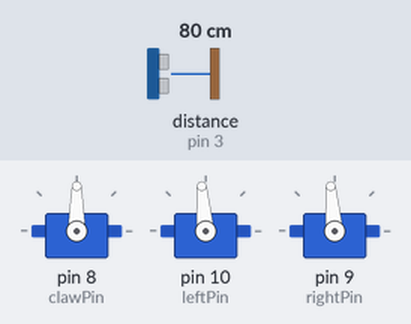
The sketch below on a simulated Arduino Uno, built with avr-gcc and run on an emulated ATmega328P. On the bench: 3 × servo. Wiring (inferred from the names in the program): ultrasonic range finder: trigger pin 2; echo pin 3. The test bench sets the inputs (shaded band); at power-on: distance to the obstacle (sensor on pin 3) 80 cm. The echo pulse lasts 58.3 µs per cm; what the sketch prints to the serial monitor is not drawn.

Above: at 1.1 s.
At 18.7 s:
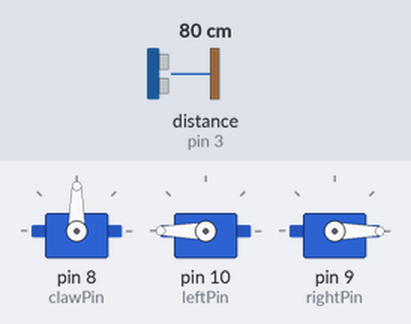
Timing chart, 0 to 37.2 s (numbered marks = the images above):
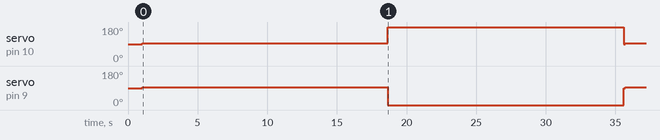

Measured:
- by itself, servo on pin 10 (leftPin): 90° → 95° at 1.0 s, → 180° 17.6 s later, → 90° 17.0 s later, → 95° 0.09 s later
- by itself, servo on pin 9 (rightPin): 90° → 95° at 1.0 s, → 0° 17.6 s later, → 90° 17.0 s later, → 95° 0.09 s later

The sketch:

roverbot_autonomous.ino
```cpp
#include <Servo.h>
Servo leftMotor, rightMotor, clawMotor;


#define trigPin 2
#define echoPin 3
#define leftPin 10
#define rightPin 9
#define clawPin 8


int distance = -1;
int trackedObjectDistance = -1;
int lastRealDistance = -1;
double spiralLength = 2500;
boolean verifiedObjectSize = false;


const int LEFT = 1;
const int RIGHT = 0;
const int FORWARD = 5;
const int BACK = 25;
const int STOP = 42;

const int STOP_ON_DISCOVERY = 234230;
const int MOVE_TO_OBJECT = 23434;
const int STOP_ON_LOSS = 2233333;
const int JUST_GO = 9988;


const int GRASP_RANGE = 5;
const int GRASP_WIDTH = 7;
const int FULL_ROTATION_TIME = 5000;
const int TIME_PER_CM = 200;
const double RADIAN_OVERSHOOT = 15/360.0 * 2 * PI;

const int LOST_OBJECT = 883;
const int TIMEOUT = 430;
const int TOO_BIG = 98098;
const int SUCCESS = 56345;

void setup() {
  Serial.begin (9600);
  pinMode(trigPin, OUTPUT);
  pinMode(echoPin, INPUT);
  clawMotor.attach(clawPin);
  leftMotor.attach(leftPin);
  rightMotor.attach(rightPin);
  getDistanceCm();
  delay(1000);


}

void loop() {
  search();
}

void getDistanceCm() {
  double duration;
  digitalWrite(trigPin, LOW);
  delayMicroseconds(2);
  digitalWrite(trigPin, HIGH);
  delayMicroseconds(10);
  digitalWrite(trigPin, LOW);
  duration = pulseIn(echoPin, HIGH);
  distance = (int)((duration/2) / 29.1);
  if (distance >= 200 || distance <= 0){
    distance = -1;
  }
  else {
    lastRealDistance = distance;
  }


}

int go(int theDirection, int timeout, int mode) {
  long startTime = millis();
  boolean discovered = false;
  if (theDirection == FORWARD) {
    rightMotor.write(0);
    leftMotor.write(180);
  }
  else if (theDirection == BACK) {
    rightMotor.write(180);
    leftMotor.write(0);
  }
  else if (theDirection == RIGHT) {
    rightMotor.write(95);
    leftMotor.write(95);
  }
  else if (theDirection == LEFT) {
    rightMotor.write(85);
    leftMotor.write(85);
  }
  else if (theDirection == STOP) {
    rightMotor.write(90);
    leftMotor.write(90);
  }
  while (millis() - startTime < timeout) {
    int previousDistance = distance;
    getDistanceCm();
    Serial.print("distance: ");
    Serial.println(distance);
    if (mode == STOP_ON_DISCOVERY) {
      if (distance != -1) {
        if (trackedObjectDistance != -1) {
          if (distance - trackedObjectDistance > 5) {
            continue;
          }
        }
        Serial.println("found object");

        trackedObjectDistance = distance;
        Serial.println("confirmed object");
        spiralLength = 4000;
        pointTowardsObject();
        Serial.println("moving to object");
        int result = go(FORWARD, 999999, MOVE_TO_OBJECT);
        if (result == LOST_OBJECT) {
          Serial.println("lost object, trying to relocate");
          result = findObjectAgain();
          if (result == LOST_OBJECT || result == TOO_BIG) {
            return result;
          }
        }
        else if (result == SUCCESS) {
          pointTowardsObject();
          snapClaw();
          /*int size = checkObjectSize();
          if (size == TOO_BIG) {
            return TOO_BIG;
          }
          else {
            pointTowardsObject();
            return SUCCESS;
          }*/
          return SUCCESS;
        }


      }
    }


    else if (mode == MOVE_TO_OBJECT) {
      if (distance == -1 || distance - previousDistance > 5) {
        delay(100);
        getDistanceCm();
        if (distance == -1 || distance - previousDistance > 5) {
          return LOST_OBJECT;
        }
      }
      else if (distance > 0 && distance < GRASP_RANGE + 3) {
        return SUCCESS;
      }
    }

    else if (mode == STOP_ON_LOSS) {
      if (!discovered) {
        if (distance != -1) {
          discovered = true;
        }
      }
      else {
        if (distance < 0 || distance - previousDistance > 5) {
          return LOST_OBJECT;
        }

      }
    }


  }
  return TIMEOUT;

}


void search() {
  Serial.println("initializing search");
  findClosest();

  int result = go(STOP, 100, STOP_ON_DISCOVERY);
  if (result == TIMEOUT) {
    result = findObjectAgain();
    if (result == SUCCESS) {
      result = go(STOP, 100, STOP_ON_DISCOVERY);
    }
  }
  trackedObjectDistance = -1;
  verifiedObjectSize = false;
  go(RIGHT, FULL_ROTATION_TIME/3, JUST_GO);
  go(FORWARD, spiralLength, JUST_GO);
  //spiralLength += 1000;


}

int pointTowardsObject() {
  Serial.println("pointing towards object");
  int result;
  Serial.println("going right 1");
  result = go(RIGHT, 2*FULL_ROTATION_TIME, STOP_ON_LOSS);
  if (result == LOST_OBJECT) {
    int startTime = millis();
    Serial.println("going left 1");
    result = go(LEFT, 2*FULL_ROTATION_TIME, STOP_ON_LOSS);
    if (result == LOST_OBJECT) {
      int timeToSpanObject = millis() - startTime;
      //double radians = (double)timeToSpanObject/FULL_ROTATION_TIME * 2 * PI;
      //double width = lastRealDistance * sin(radians/2 - RADIAN_OVERSHOOT) * 2;
      //Serial.print("width: ");
      //Serial.println((int)width);

      Serial.println("going right again");
      go(RIGHT, timeToSpanObject/2, JUST_GO);

      go(STOP, 0, JUST_GO);
      return SUCCESS;
    }
  }
}

/*int checkObjectSize() {
  if (verifiedObjectSize) {
    return SUCCESS;
  }
  getDistanceCm();
  int objectDistance = distance;
  go(LEFT, FULL_ROTATION_TIME/4, JUST_GO);
  go(FORWARD, TIME_PER_CM * GRASP_WIDTH/2, JUST_GO);
  go(RIGHT, FULL_ROTATION_TIME/4, JUST_GO);
  go(STOP, 500, JUST_GO);
  getDistanceCm();

  if (distance != -1 && abs(distance - objectDistance) < 5) {
    return TOO_BIG;
  }
  go(RIGHT, 0, JUST_GO);
  while (true) {
    getDistanceCm();
    if (distance != -1 && abs(distance - objectDistance) < 5) {
      go(STOP, 0, JUST_GO);
      break;
    }
  }
  verifiedObjectSize = true;
  return SUCCESS;

}*/


void graspObject() {
  Serial.println("grasping");
  go(STOP, 5000, JUST_GO);
}

void findClosest() {
  go(RIGHT, 0, JUST_GO);
  int startTime = millis();
  int minDistanceTime = -1;
  int minDistance = 999999;
  while (millis() - startTime < 1.5 * FULL_ROTATION_TIME) {
    getDistanceCm();
    Serial.print("finding closest: ");
    Serial.println(distance);
    Serial.println(minDistance);
    if (distance != -1 && distance < minDistance) {
      minDistanceTime = millis();
      minDistance = distance;
    }
  }
  int endTime = millis();
  trackedObjectDistance = minDistance;
  go(RIGHT, 2*FULL_ROTATION_TIME, STOP_ON_DISCOVERY);

}

int findObjectAgain() {
  int result = go(RIGHT, FULL_ROTATION_TIME/8, STOP_ON_DISCOVERY);
  if (result == TIMEOUT) {
    go(LEFT, FULL_ROTATION_TIME/4, STOP_ON_DISCOVERY);
    if (result == TIMEOUT) {
      return LOST_OBJECT;
      Serial.println("lost object forever");
    }
    else if (result == TOO_BIG) {
      return TOO_BIG;
    }
  }
 return SUCCESS;
}

void snapClaw() {

  clawMotor.write(180);
  delay(300);
  clawMotor.write(0);
  delay(300);
  clawMotor.write(180);
  delay(300);
  clawMotor.write(0);
  delay(300);
  clawMotor.write(180);
  delay(300);
  clawMotor.write(0);
  delay(300);

}
```
